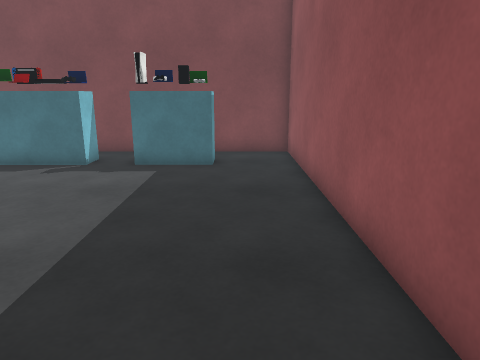
View 1 (above)

15 first-person views from a walk through a scene from a Unity 3-D project. The camera is 1.2 m above the floor, tilts 14° down and sees 70° across. The floor is counted in squares, 0.5 m on a side. Each view is taken from the middle of a square. On the plan, view 1 faces up. The plan holds only what a view shows up to about 20 squares ahead; the rest is blank. The player character is not drawn. Surface patterns are stand-ins for the level's own textures.

View 2
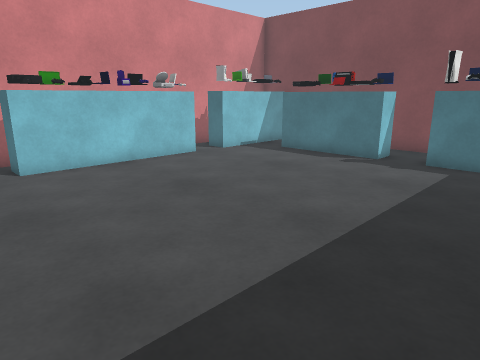

View 3
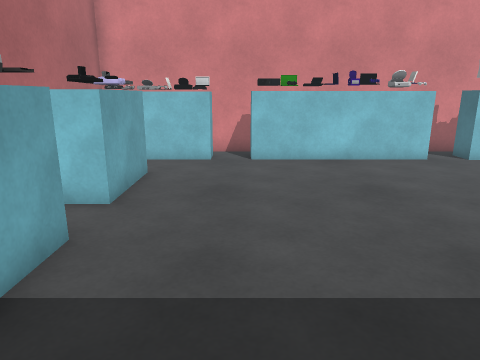

View 4
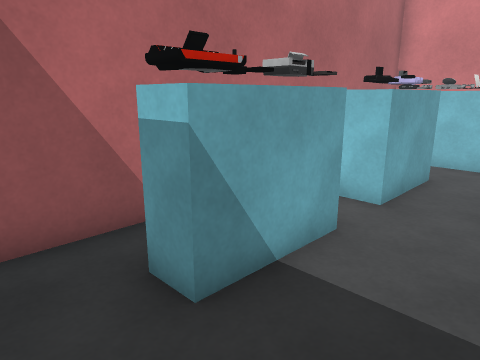

View 5
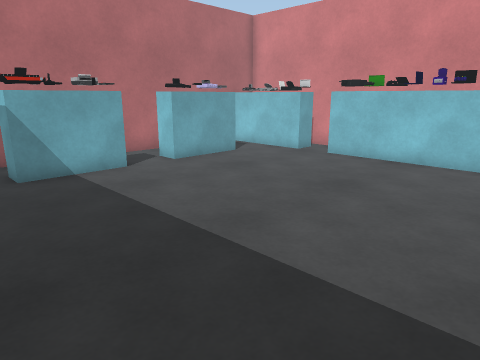

View 6
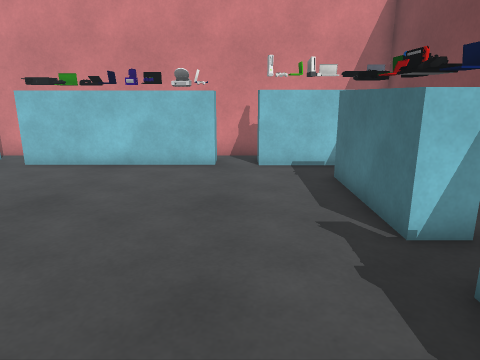

View 7
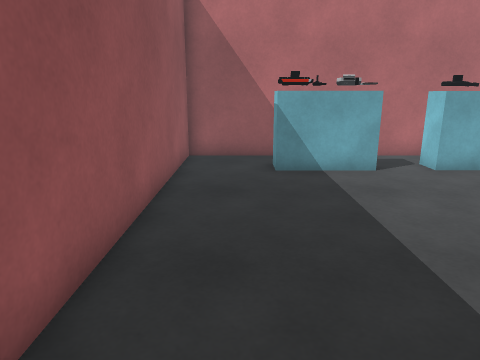

View 8
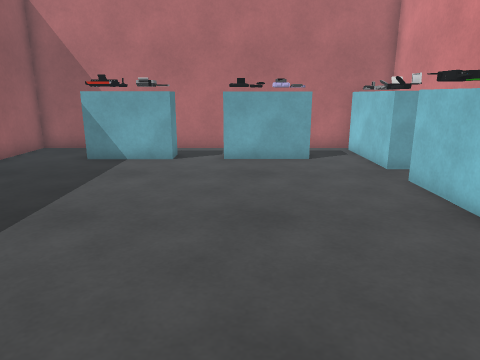

View 9
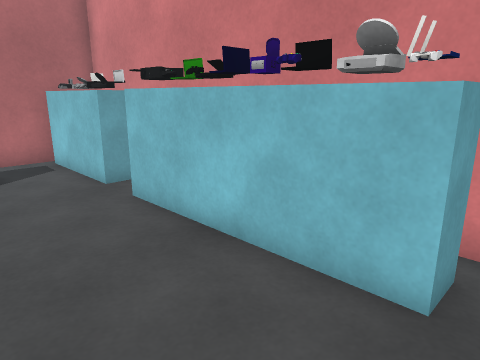

View 10
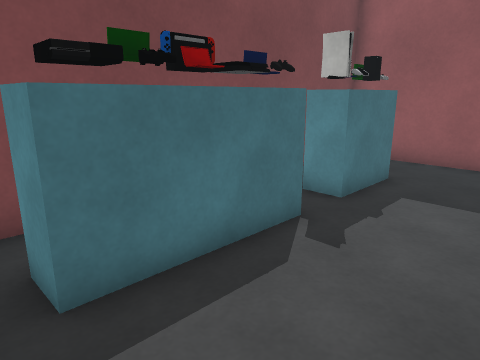

View 11
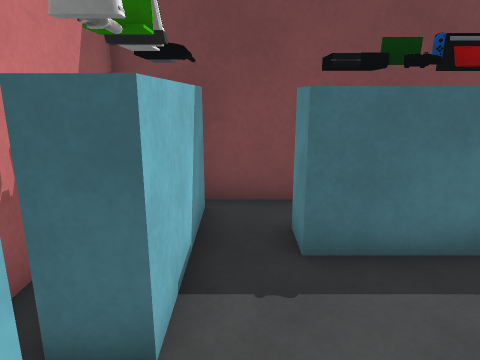

View 12
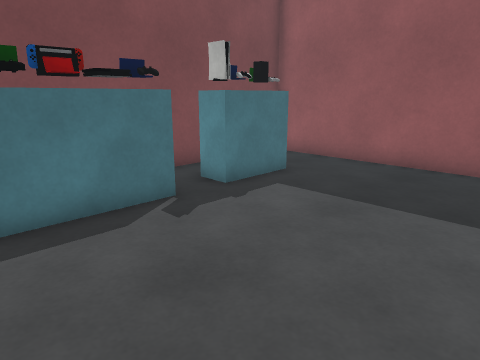

View 13
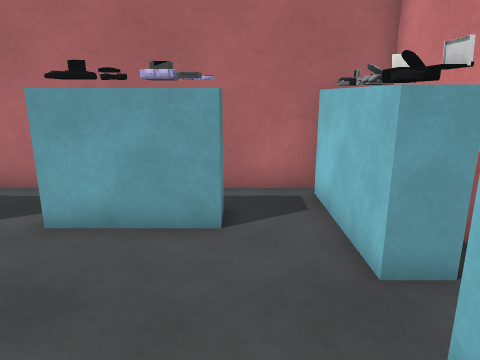

View 14
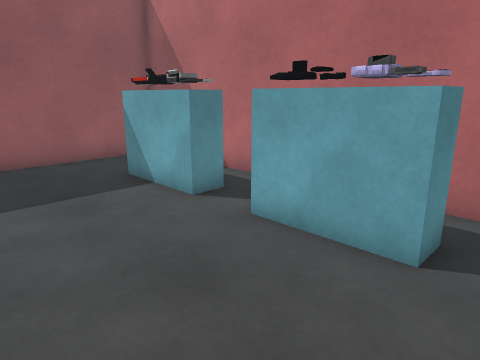

View 15
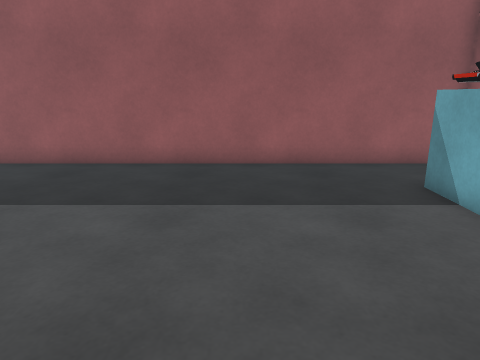

### Floor plan
Points are (right, up) in squares from view 1. A wall is a line through its corners. A room is listed if a view was taken in it or the views show most of it. See-through windows are left out.
Room 1 (views 1, 2, 3, 4, 5, 6, 7, 8, 9, 10, 11, 12, 13, 14, 15)
walls: (-11.8, 1.4) (-12.9, 1.4); (-12.9, 8.1) (-12.4, 8.1); (-9.4, 11.8) (-10, 11.8) (-10, 13); (-12.4, 9.7) (-12.9, 9.7); (-5.4, 13) (-5.4, 11.8); (-13.8, -4.7) (2.1, -4.7) (2.1, 14.7) (-13.8, 14.7) (-13.8, -4.7)
objects: other object (-13, -4); other object (-13, -3); other object (-13, -2); other object (-13, 3); other object (-13, 4); other object (-12, -4); other object (-12, -3); other object (-12, -2); other object (-12, -1); other object (-12, 0); other object (-12, 2); other object (-12, 3); other object (-12, 4); other object (-12, 5); other object (-12, 6); other object (-12, 7); other object (-12, 8); other object (-12, 10); other object (-12, 11); other object (-12, 12); other object (-12, 13); other object (-12, 14); cyan block (-10, -3) to (-6, -2); other object (-9, 12); other object (-8, 12); other object (-8, 13); other object (-7, 12); other object (-7, 13); other object (-6, 12); other object (-6, 13); cyan block (-4, -3) to (-1, -2); cyan block (-4, 12) to (-1, 13)

Where each view was taken, in squares from view 1:
view 1: 0 up, 0 right, facing up
view 2: 1 down, 0 right, facing up-left
view 3: 1 up, 1 right, facing left
view 4: 1 up, 1 right, facing down-left
view 5: 9 up, 1 right, facing down-left
view 6: 9 up, 0 right, facing left
view 7: 9 up, 0 right, facing down
view 8: 11 up, 7 left, facing down
view 9: 9 up, 8 left, facing down-left
view 10: 8 up, 11 left, facing up-right
view 11: 7 up, 11 left, facing up
view 12: 5 up, 10 left, facing up-right
view 13: 4 up, 10 left, facing down
view 14: 3 up, 11 left, facing down-right
view 15: 3 up, 10 left, facing right
